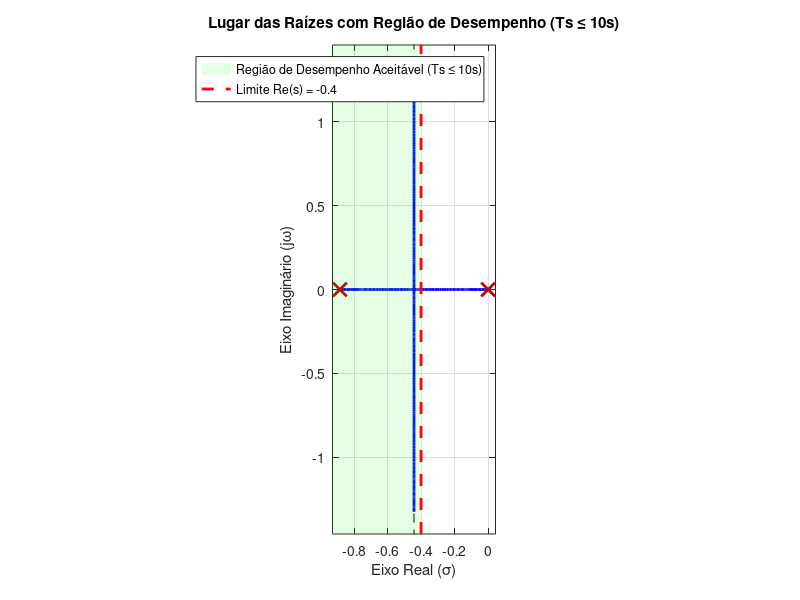

Here is the MATLAB script that generated this plot:
clear; close all; clc;

% Definição do Sistema
s = tf("s");
G_s = (0.0526)/(s^2 + 0.8842*s);

% Definição do Limite
limite_sigma = -0.4;

% Plotagem do Lugar das Raízes
figure;
rlocus(G_s);
hold on; axis equal; grid on;

% Desenhando a "Região de Interesse" (Sombreado)
limites_y = ylim; 
limites_x = xlim; 

x_vertices = [limites_x(1), limite_sigma, limite_sigma, limites_x(1)];
y_vertices = [limites_y(1), limites_y(1), limites_y(2), limites_y(2)];

% Cria o retangulo verde (g = green)
area_ts = patch(x_vertices, y_vertices, 'g', 'FaceAlpha', 0.1, 'EdgeColor', 'none');

% Desenhando a Linha de Fronteira
line_ts = plot([limite_sigma, limite_sigma], limites_y, 'r--', 'LineWidth', 2);

title('Lugar das Raízes com Região de Desempenho (Ts \leq 10s)');
xlabel('Eixo Real (\sigma)');
ylabel('Eixo Imaginário (j\omega)');

% Legenda
legend([area_ts, line_ts], 'Região de Desempenho Aceitável (Ts \leq 10s)', 'Limite Re(s) = -0.4');

hold off;
